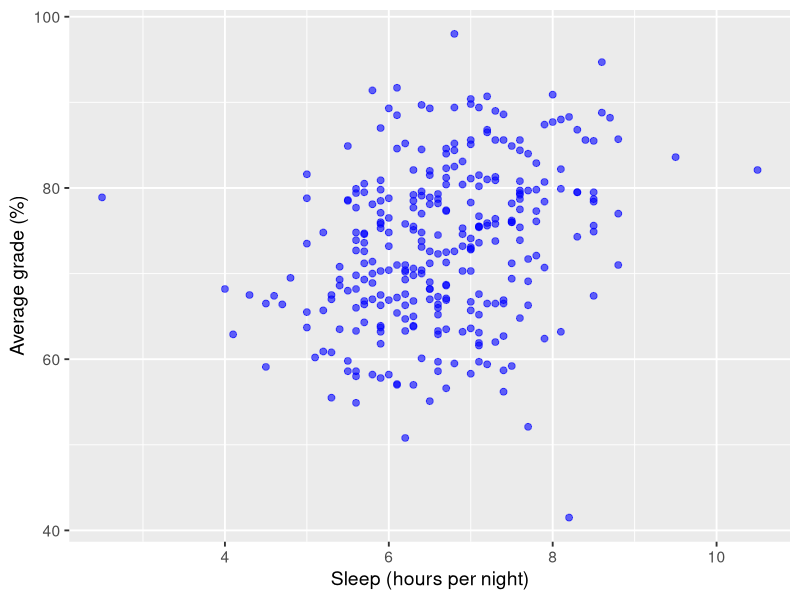
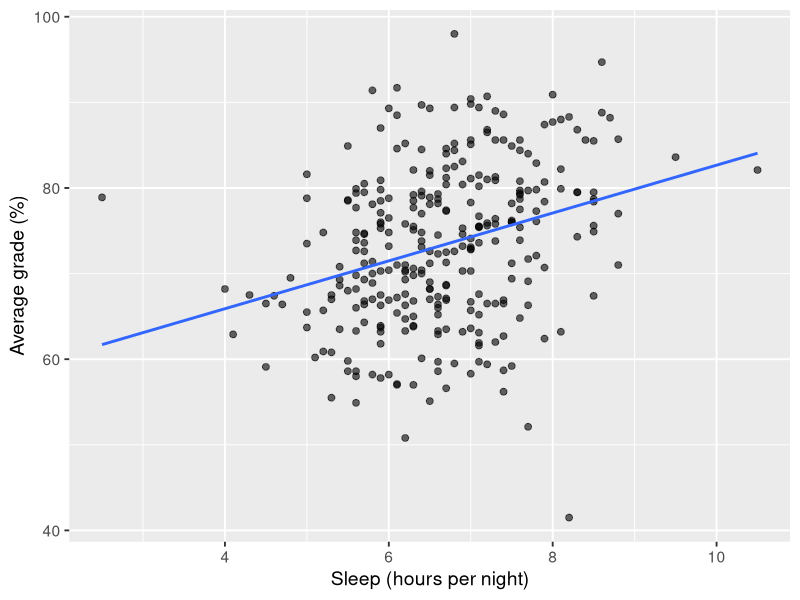
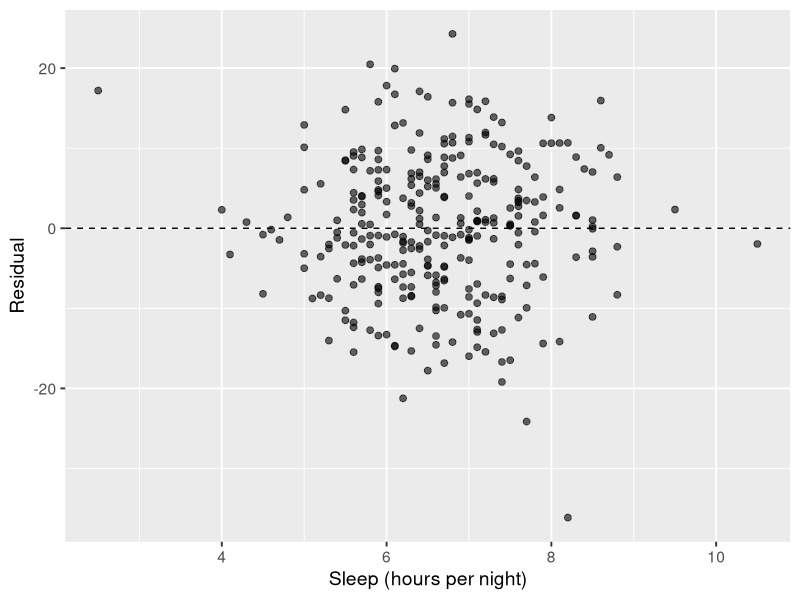
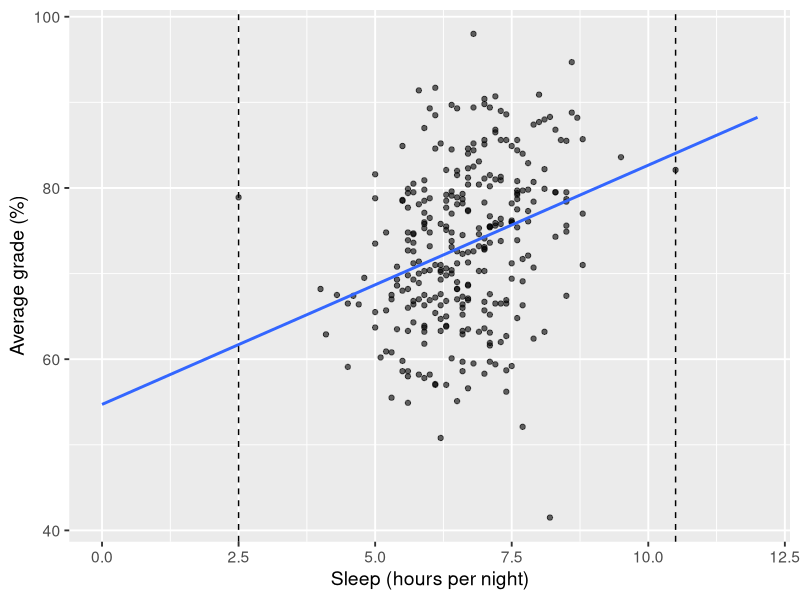

These charts were generated, in order, by the following R code:
## ---- chunk 1
#| label: setup
#| echo: FALSE
library(tidyverse)
theme_set(theme_gray(base_size = 14))
survey <- read_csv("data/sleep_survey.csv", show_col_types = FALSE)
## ---- chunk 2
glimpse(survey)
## ---- chunk 3
#| fig-height: 3.6
ggplot(survey, aes(x = sleep_hours, y = avg_grade)) +
  geom_point(size = 2, alpha = 0.6,col="blue") +
  labs(x = "Sleep (hours per night)", y = "Average grade (%)")
## ---- chunk 4
#| fig-height: 3.6
ggplot(survey, aes(x = sleep_hours, y = avg_grade)) +
  geom_point(size = 2, alpha = 0.6) +
  geom_smooth(method = lm, se = FALSE) +
  labs(x = "Sleep (hours per night)", y = "Average grade (%)")
## ---- chunk 5
cor(survey$sleep_hours, survey$avg_grade)
## ---- chunk 6
sleep.lm <- lm(avg_grade ~ sleep_hours, data = survey)
sleep.lm
## ---- chunk 7
summary(sleep.lm)
## ---- chunk 8
#| fig-height: 3.2
survey |>
  mutate(fitted = fitted(sleep.lm), resid = resid(sleep.lm)) |>
  ggplot(aes(x = sleep_hours, y = resid)) +
  geom_point(size = 2, alpha = 0.6) +
  geom_hline(yintercept = 0, linetype = "dashed") +
  labs(x = "Sleep (hours per night)", y = "Residual")
## ---- chunk 9
new_values <- data.frame(sleep_hours = c(0, 4, 7, 9, 12))
predict(sleep.lm, new_values)
## ---- chunk 10
range(survey$sleep_hours)
## ---- chunk 11
#| fig-height: 3.6
ggplot(survey, aes(x = sleep_hours, y = avg_grade)) +
  geom_point(alpha = 0.6) +
  geom_smooth(method = lm, se = FALSE, fullrange = TRUE) +
  geom_vline(xintercept = range(survey$sleep_hours), linetype = "dashed") +
  scale_x_continuous(limits = c(0, 12)) +
  labs(x = "Sleep (hours per night)", y = "Average grade (%)")
